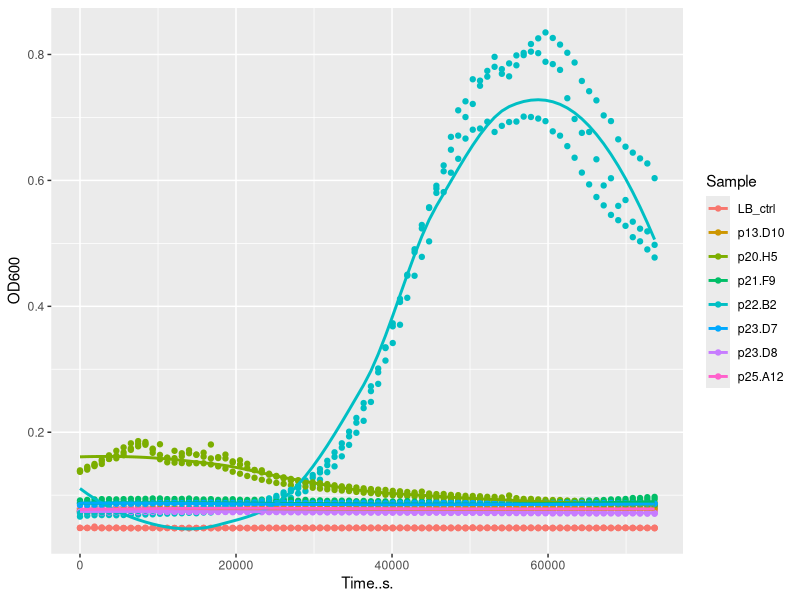
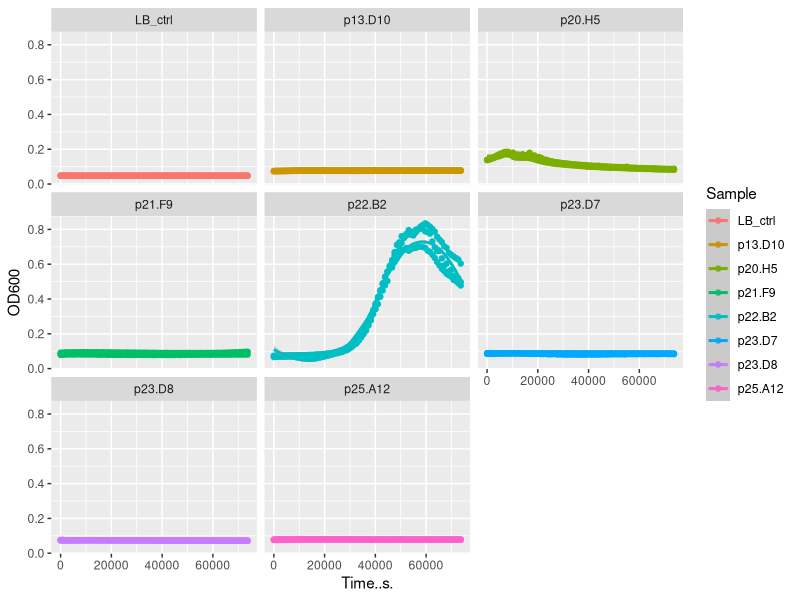
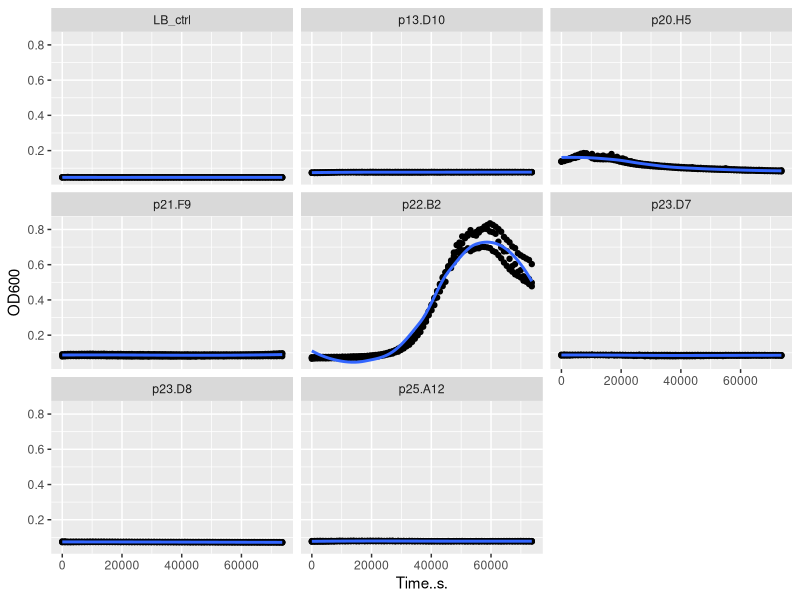

Reproduce these figures in R, in order.
library(ggplot2)
library(tidyr)

dat <- read.csv("./12_01_2021.csv",header=T,sep="\t")

# transform dataframe from wide to long format
df.long <- pivot_longer(dat, cols=2:97, names_to = "Sample", values_to = "OD600")

# subset df to only the samples/wells we used
df.long <- subset(df.long, Sample == "C11" | Sample == "F9" | Sample == "B9" | Sample == "H5" | Sample == "E2" | Sample == "B10" | Sample == "A6" | Sample == "F6" | Sample == "D6" | 
                    Sample == "E12" | Sample == "C9" | Sample == "G2" | Sample == "E1" | Sample == "G5" | Sample == "A5" | Sample == "C1" | Sample == "F2" | Sample == "H6" | 
                    Sample == "E6" | Sample == "C10" | Sample == "D5" | Sample == "B6" | Sample == "C6" | Sample == "C4")

df.long[df.long == "C11"] <- "p13.D10"
df.long[df.long == "F9"] <- "p13.D10"
df.long[df.long == "B9"] <- "p13.D10"
df.long[df.long == "H5"] <- "p20.H5"
df.long[df.long == "E2"] <- "p20.H5"
df.long[df.long == "B10"] <- "p20.H5"
df.long[df.long == "A6"] <- "p21.F9"
df.long[df.long == "F6"] <- "p21.F9"
df.long[df.long == "D6"] <- "p21.F9"
df.long[df.long == "E12"] <- "p23.D8"
df.long[df.long == "C9"] <- "p23.D8"
df.long[df.long == "G2"] <- "p23.D8"
df.long[df.long == "E1"] <- "p22.B2"
df.long[df.long == "G5"] <- "p22.B2"
df.long[df.long == "A5"] <- "p22.B2"
df.long[df.long == "C1"] <- "p23.D7"
df.long[df.long == "F2"] <- "p23.D7"
df.long[df.long == "H6"] <- "p23.D7"
df.long[df.long == "E6"] <- "p25.A12"
df.long[df.long == "C10"] <- "p25.A12"
df.long[df.long == "D5"] <- "p25.A12"
df.long[df.long == "B6"] <- "LB_ctrl"
df.long[df.long == "C6"] <- "LB_ctrl"
df.long[df.long == "C4"] <- "LB_ctrl"

# plot
ggplot(df.long, aes(x=Time..s., y=OD600,color=Sample)) + geom_point() + geom_smooth(se=F)

png("./figures/12_01_2021.png")
ggplot(df.long, aes(x=Time..s., y=OD600)) + geom_point() + geom_smooth(se=F) + facet_wrap(~Sample)
dev.off()

ggplot(df.long, aes(x=Time..s., y=OD600, color=Sample)) + geom_point() + geom_smooth() + facet_wrap(~Sample)
